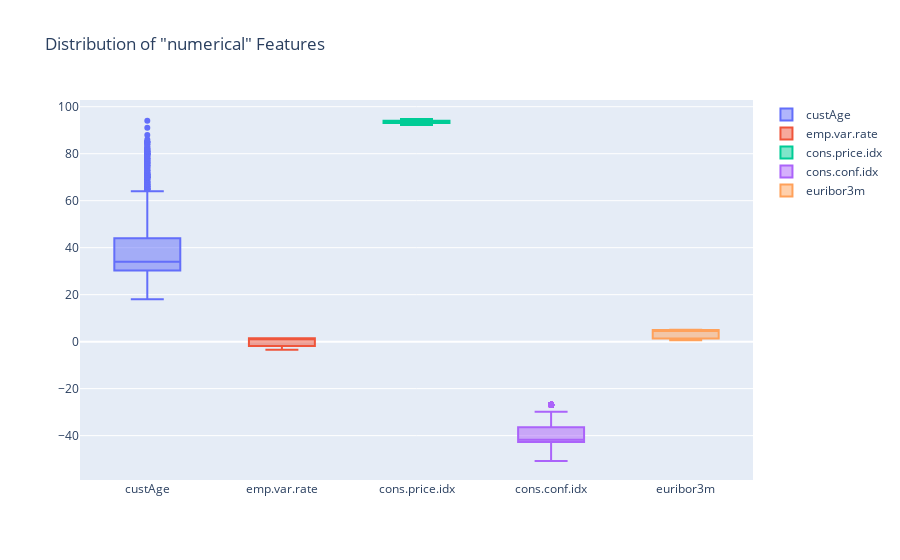

This figure's notebook cell:
### Code cell
#create boxplots for 'ind' columns
ind_columns = list(df1.select_dtypes(include=["float_"]).columns)[:-2]
trace1 = []
for i in range(len(ind_columns)):
    trace_temp = go.Box(
        y= df1[ind_columns[i]],
        name = ind_columns[i]
    )

    trace1.append(trace_temp)

layout1 = go.Layout(
    title = 'Distribution of "numerical" Features'
)
fig1 = go.Figure(data = trace1, layout = layout1)
iplot(fig1)

### Figure 1 — Plotly figure (JSON) as saved in the notebook; plotly's stock layout.template omitted (floating-point values rounded to 4 significant figures; data arrays with more than 128 entries replaced by an {"elided": "..."} marker saying what was removed)
{"data": [{"name": "custAge", "type": "box", "y": {"elided": "7414 float values"}}, {"name": "emp.var.rate", "type": "box", "y": {"elided": "7414 float values"}}, {"name": "cons.price.idx", "type": "box", "y": {"elided": "7414 float values"}}, {"name": "cons.conf.idx", "type": "box", "y": {"elided": "7414 float values"}}, {"name": "euribor3m", "type": "box", "y": {"elided": "7414 float values"}}], "layout": {"title": {"text": "Distribution of \"numerical\" Features"}}}
